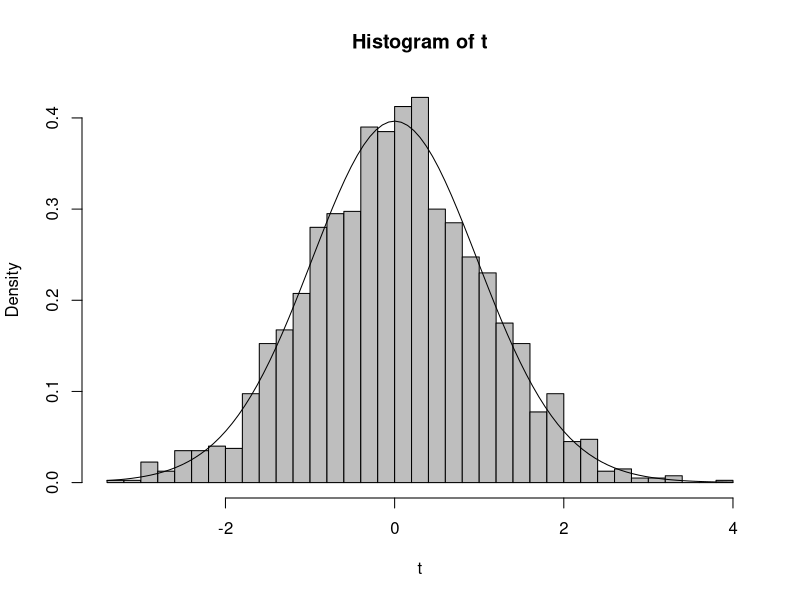

This chart was generated by the following R code: (Note: this script raises an error after producing the figure.)
## ---- chunk 1
set.seed(100)
interval <- rexp(80, 3)
knitr::opts_chunk$set(fig.align = "center", prompt = TRUE, dpi = 196)
options(width = 63)
## ---- chunk 2
before <- c(18, 12, 16, 15, 20)
after <- c(15, 13, 14, 11, 17)
## ---- chunk 3
t.test(before - after, alternative = "greater")
## ---- chunk 4
t.test(before, after, paired = TRUE, alternative = "greater")
## ---- chunk 5
tgen <- function(m, n){
  X <- rnorm(m, mean = 0)
  Y <- rnorm(n, mean = 0)
  (mean(X) - mean(Y)) / sqrt(var(X) / m + var(Y) / n)
}

nu <- function(x, y){
  sxm <- var(x) / length(x)
  syn <- var(y) / length(y)
  (sxm + syn) ^ 2 / 
    ((sxm)^2 / (length(x)-1) + (syn)^2 / (length(y)-1))
}
## ---- chunk 6
x <- rnorm(20, mean = 0)
y <- rnorm(30, mean = 0)
df <- nu(x, y)

t <- replicate(2000, tgen(m = 20, n = 30))
hist(t, breaks = 30, col = "gray", freq = FALSE)
curve(dt(x, df = df), add = TRUE)
## ---- chunk 7
treatment <- c(7.97, 7.66, 7.59, 8.44, 8.05, 
               8.08, 8.35, 7.77, 7.98, 8.15)
control <- c(8.06, 8.27, 8.45, 8.05, 8.51, 
             8.14, 8.09, 8.15, 8.16, 8.42)

m <- length(treatment); n <- length(control)
welch_t <- (mean(treatment) - mean(control)) / 
            sqrt(var(treatment) / m + var(control) / n)
welch_t

nu(treatment, control)
## ---- chunk 8
pt(welch_t, df = nu(treatment, control))
## ---- chunk 9
t.test(treatment, control, alternative = "less")
## ---- chunk 10
knitr::include_graphics("images/ss.png")
## ---- chunk 11
knitr::include_graphics("images/sswb.png")
## ---- chunk 12
gr1 <- c(242, 245, 244, 248, 247, 248, 242, 244, 246, 242)
gr2 <- c(248, 246, 245, 247, 248, 250, 247, 246, 243, 244)
gr3 <- c(246, 248, 250, 252, 248, 250, 246, 248, 245, 250)
## ---- chunk 13
Y <- c(gr1, gr2, gr3)
grp <- factor(rep(c("gr1", "gr2", "gr3"), 
                    c(length(gr1), length(gr2), length(gr3))))
## ---- chunk 14
Y - ave(Y, grp)
## ---- chunk 15
SSW <- sum((Y - ave(Y, grp)) ^ 2)
## ---- chunk 16
Y - ave(Y)
## ---- chunk 17
SSB <- sum((Y - ave(Y)) ^ 2) - SSW
## ---- chunk 18
N <- length(Y)
k <- length(levels(grp))
F <- (SSB / (k - 1)) / (SSW / (N - k))
F
## ---- chunk 19
1 - pf(F, df1 = k - 1, df2 = N - k)
## ---- chunk 20
anova(lm(Y ~ grp))
## ---- chunk 21
oneway.test(Y ~ grp, var.equal=TRUE)
